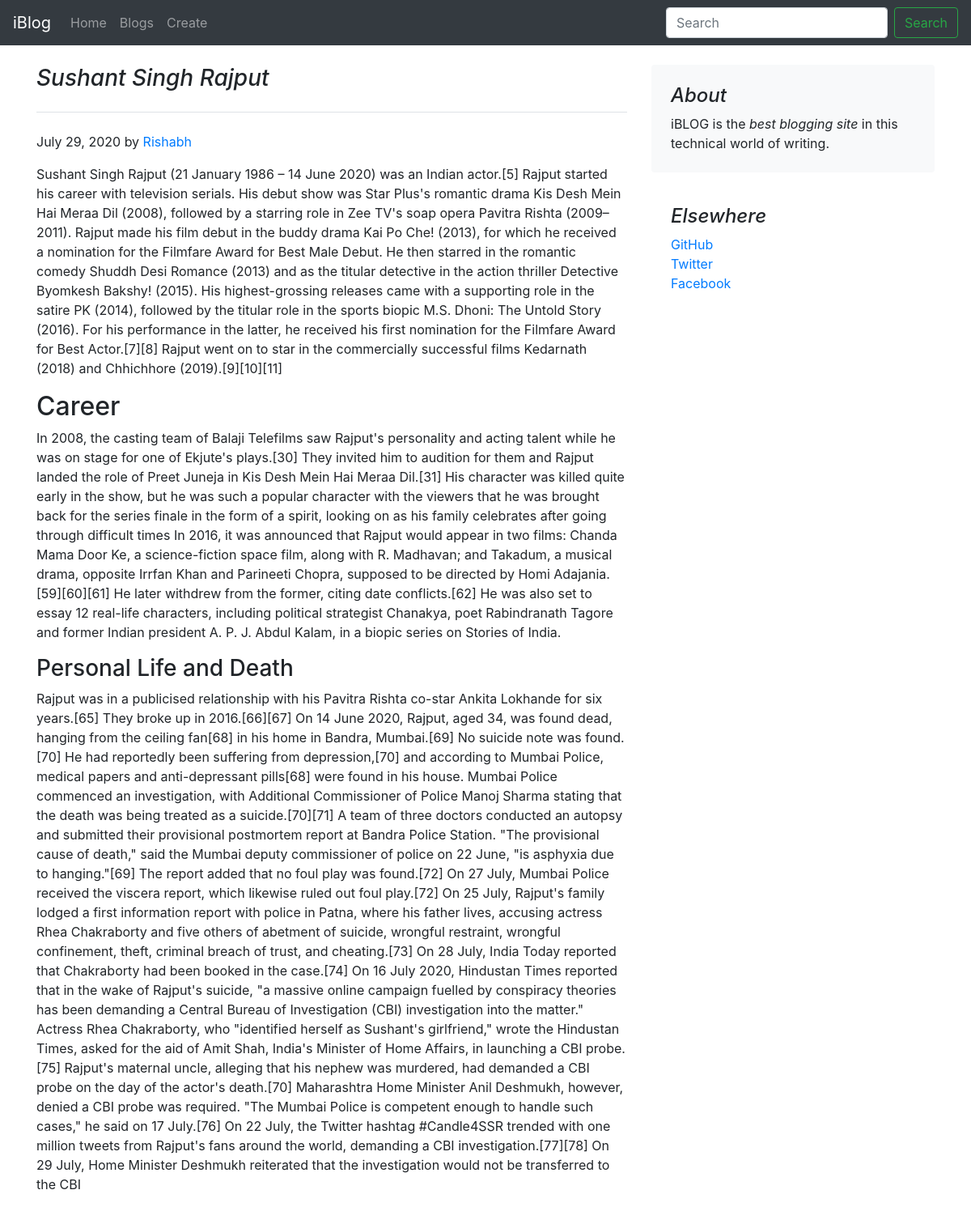
Page /blogpost/7 on the committed database.
### blog/models.py (models this page shows, shortened)
class Blogpost(models.Model):
    post_id=models.AutoField(primary_key=True)
    title=models.CharField(max_length=50,default='',help_text='enter title of blog')
    head0=models.CharField(max_length=100,default='')
    chead0=models.CharField(max_length=5000, default='')
    head1=models.CharField(max_length=500, default='')
    chead1=models.CharField(max_length=5000, default='')
    head2=models.CharField(max_length=500, default='')
    chead2=models.CharField(max_length=5000, default='')
    pub_date=models.DateField(default=datetime.now,blank=True)
    author=models.CharField(max_length=50,default='Anonymous')
    thumbnail=models.ImageField(upload_to='blog/media',default='')

### blog/views.py (the view)
# urls.py: path('blogpost/<int:id>',views.blogpost),
def blogpost(request, id):
    post=Blogpost.objects.filter(post_id=id)[0]
    return render(request,'blog/blogpost.html',{'posts':post})

### blog/templates/blog/blogpost.html (shortened to what this page needs)
{% extends 'blog/basic.html' %}
{% block body %}
<div class="container mt-4">
    <div class="row">
        <div class="col-md-8 blog-main">
            <h3 class="pb-4 mb-4 font-italic border-bottom">
                {{ posts.title }}
            </h3>
            <div class="blog-post">
                <p class="blog-post-meta">{{ posts.pub_date }} by <a href="#">{{ posts.author }}</a></p>
                <p>{{ posts.chead0 }}</p>
                <h2>{{ posts.head1 }}</h2>
                <p>{{ posts.chead1 }}</p>
                <h3>{{ posts.head2 }}</h3>
                <p>{{ posts.chead2 }}</p>
            </div>
        </div>
        <aside class="col-md-4 blog-sidebar">
            <div class="p-4 mb-3 bg-light rounded">
                <h4 class="font-italic">About</h4>
                <p class="mb-0">iBLOG is the<em> best blogging site </em> in this technical world of writing.</p>
            </div>
            <div class="p-4">
                <h4 class="font-italic">Elsewhere</h4>
                <ol class="list-unstyled">
                    <li><a href="https://www.github.com/Shashish-Mishra">GitHub</a></li>
                    <li><a href="#">Twitter</a></li>
                    <li><a href="#">Facebook</a></li>
                </ol>
            </div>
        </aside>
    </div>
</div>
{% endblock %}

### rows in the picture
Blogpost: title "Sushant Singh Rajput", pub_date "July 29, 2020", author "Rishabh", chead0 "Sushant Singh Rajput (21 January 1986 – 14 June 2020) was an Indian actor.[5] Rajput started his career with television serials. His debut show was Star Plus's romantic drama Kis Desh Mein Hai Meraa Dil (2008), followed by a starring role in Zee TV's soap opera Pavitra Rishta (2009–2011). Rajput made his film debut in the buddy drama Kai Po Che! (2013), for which he received a nomination for the Filmfare Award for Best Male Debut. He then starred in the romantic comedy Shuddh Desi Romance (2013) and as the titular detective in the action thriller Detective Byomkesh Bakshy! (2015). His highest-grossing releases came with a supporting role in the satire PK (2014), followed by the titular role…", head1 "Career", chead1 "In 2008, the casting team of Balaji Telefilms saw Rajput's personality and acting talent while he was on stage for one of Ekjute's plays.[30] They invited him to audition for them and Rajput landed the role of Preet Juneja in Kis Desh Mein Hai Meraa Dil.[31] His character was killed quite early in the show, but he was such a popular character with the viewers that he was brought back for the series finale in the form of a spirit, looking on as his family celebrates after going through difficult times In 2016, it was announced that Rajput would appear in two films: Chanda Mama Door Ke, a science-fiction space film, along with R. Madhavan; and Takadum, a musical drama, opposite Irrfan Khan…", head2 "Personal Life and Death", chead2 "Rajput was in a publicised relationship with his Pavitra Rishta co-star Ankita Lokhande for six years.[65] They broke up in 2016.[66][67] On 14 June 2020, Rajput, aged 34, was found dead, hanging from the ceiling fan[68] in his home in Bandra, Mumbai.[69] No suicide note was found.[70] He had reportedly been suffering from depression,[70] and according to Mumbai Police, medical papers and anti-depressant pills[68] were found in his house. Mumbai Police commenced an investigation, with Additional Commissioner of Police Manoj Sharma stating that the death was being treated as a suicide.[70][71] A team of three doctors conducted an autopsy and submitted their provisional postmortem report at…"
